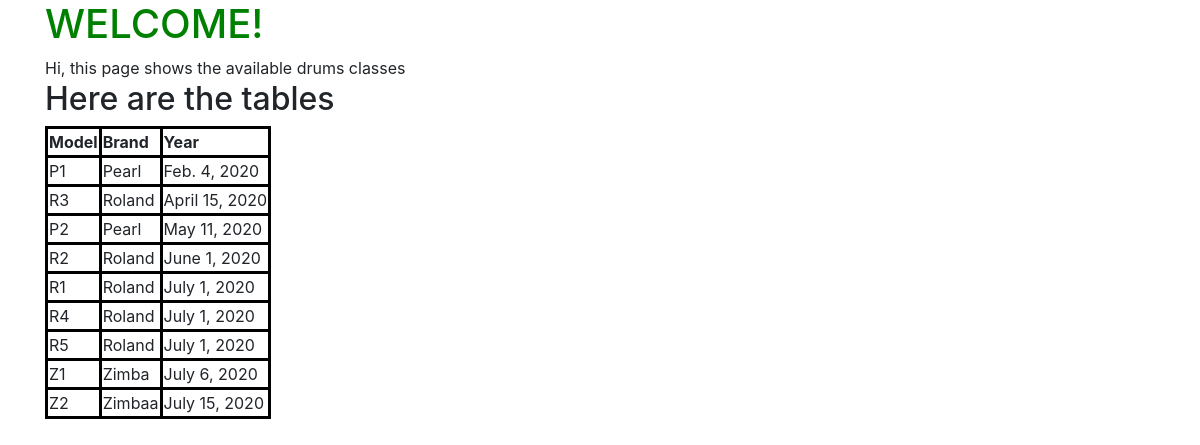
Page /drumsapp/drumsclasses on the committed database.
### drums/models.py (models this page shows, shortened)
class DrumsModel(models.Model):
    drums_model = models.CharField(max_length=200, unique=True)
    drums_brand = models.CharField(max_length=200)
    drums_year = models.DateField()

### drums/views.py (the view)
# urls.py: re_path(r'drumsclasses', views.drumsclassespage, name='drumsclassespage'),
def drumsclassespage(request):
    webpages_list = DrumsModel.objects.order_by('drums_year')
    my_dict = {
                'classes_drums': "Hi, this page shows the available drums classes",
                'access_records': webpages_list
               }
    return render(request,'drums_templates/drumsclasses.html', context=my_dict)

### templates/drums_templates/drumsclasses.html (shortened to what this page needs)
<!DOCTYPE html>
{% load static %}
<html lang="en" dir="ltr">
  <head>
      <link rel="stylesheet" href="{% static "drums_static/drums_css/drumscss1.css" %}">
    <link rel="stylesheet" href="https://stackpath.bootstrapcdn.com/bootstrap/4.4.1/css/bootstrap.min.css">
  </head>
  <body>
    <div class="container">
        <h1>WELCOME!</h1>
        {{ classes_drums }}
       <h2>Here are the tables</h2>
        <div class="drumstbclass">
            {% if access_records %}
                <table>
                    <thead>
                        <th>Model</th>
                        <th>Brand</th>
                        <th>Year</th>
                    </thead>
                    {% for acc in access_records %}
                        <tr>
                            <td>{{ acc.drums_model }}</td>
                            <td>{{ acc.drums_brand }}</td>
                            <td>{{ acc.drums_year }}</td>
                        </tr>
                  {% endfor %}
                </table>
            {% else %}
                <p>No access records found</p>
            {% endif %}
        </div>
    </div>
  </body>
</html>

### static/drums_static/drums_css/drumscss1.css (style rules this page uses)
td, th { border: 3px solid black }
h1 { color: green }

### rows in the picture
DrumsModel: drums_model "P1", drums_brand "Pearl", drums_year "Feb. 4, 2020"
DrumsModel: drums_model "R3", drums_brand "Roland", drums_year "April 15, 2020"
DrumsModel: drums_model "P2", drums_brand "Pearl", drums_year "May 11, 2020"
DrumsModel: drums_model "R2", drums_brand "Roland", drums_year "June 1, 2020"
DrumsModel: drums_model "R1", drums_brand "Roland", drums_year "July 1, 2020"
DrumsModel: drums_model "R4", drums_brand "Roland", drums_year "July 1, 2020"
DrumsModel: drums_model "R5", drums_brand "Roland", drums_year "July 1, 2020"
DrumsModel: drums_model "Z1", drums_brand "Zimba", drums_year "July 6, 2020"
DrumsModel: drums_model "Z2", drums_brand "Zimbaa", drums_year "July 15, 2020"

### other values in the picture
{{ classes_drums }} "Hi, this page shows the available drums classes"
